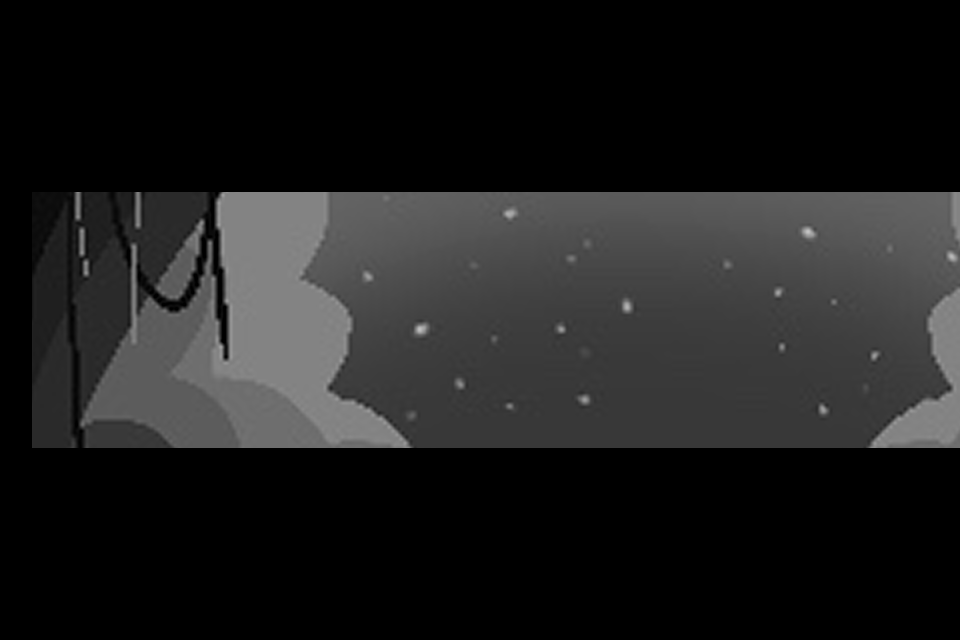

Rendered tile map (Tiled .tmx) drawn with the repository's tilesets; below, a short description and the full map source, tile grids included:
An orthogonal 30x20 tile map with 32x32 px tiles, 1 tile layer (Terrain), 1 image layer and 13 objects (7x coin, 3x solid, player_spawn, trigger, spotlight).

<map version="1.10" tiledversion="1.11.2" orientation="orthogonal" renderorder="right-down" width="30" height="20" tilewidth="32" tileheight="32" infinite="0" nextlayerid="7" nextobjectid="46">
 <tileset firstgid="1" source="../tilesets/all_black.tsx" />
 <imagelayer id="6" name="Background" parallaxx="1.2">
  <image source="../../graphics/result_BGimage.png" width="1138" height="640" />
 </imagelayer>
 <layer id="1" name="Terrain" width="30" height="20">
  <data encoding="csv">
1,1,1,1,1,1,1,1,1,1,1,1,1,1,1,1,1,1,1,1,1,1,1,1,1,1,1,1,1,1,
1,1,1,1,1,1,1,1,1,1,1,1,1,1,1,1,1,1,1,1,1,1,1,1,1,1,1,1,1,1,
1,1,1,1,1,1,1,1,1,1,1,1,1,1,1,1,1,1,1,1,1,1,1,1,1,1,1,1,1,1,
1,1,1,1,1,1,1,1,1,1,1,1,1,1,1,1,1,1,1,1,1,1,1,1,1,1,1,1,1,1,
1,1,1,1,1,1,1,1,1,1,1,1,1,1,1,1,1,1,1,1,1,1,1,1,1,1,1,1,1,1,
1,1,1,1,1,1,1,1,1,1,1,1,1,1,1,1,1,1,1,1,1,1,1,1,1,1,1,1,1,1,
1,0,0,0,0,0,0,0,0,0,0,0,0,0,0,0,0,0,0,0,0,0,0,0,0,0,0,0,0,0,
1,0,0,0,0,0,0,0,0,0,0,0,0,0,0,0,0,0,0,0,0,0,0,0,0,0,0,0,0,0,
1,0,0,0,0,0,0,0,0,0,0,0,0,0,0,0,0,0,0,0,0,0,0,0,0,0,0,0,0,0,
1,0,0,0,0,0,0,0,0,0,0,0,0,0,0,0,0,0,0,0,0,0,0,0,0,0,0,0,0,0,
1,0,0,0,0,0,0,0,0,0,0,0,0,0,0,0,0,0,0,0,0,0,0,0,0,0,0,0,0,0,
1,0,0,0,0,0,0,0,0,0,0,0,0,0,0,0,0,0,0,0,0,0,0,0,0,0,0,0,0,0,
1,0,0,0,0,0,0,0,0,0,0,0,0,0,0,0,0,0,0,0,0,0,0,0,0,0,0,0,0,0,
1,0,0,0,0,0,0,0,0,0,0,0,0,0,0,0,0,0,0,0,0,0,0,0,0,0,0,0,0,0,
1,1,1,1,1,1,1,1,1,1,1,1,1,1,1,1,1,1,1,1,1,1,1,1,1,1,1,1,1,1,
1,1,1,1,1,1,1,1,1,1,1,1,1,1,1,1,1,1,1,1,1,1,1,1,1,1,1,1,1,1,
1,1,1,1,1,1,1,1,1,1,1,1,1,1,1,1,1,1,1,1,1,1,1,1,1,1,1,1,1,1,
1,1,1,1,1,1,1,1,1,1,1,1,1,1,1,1,1,1,1,1,1,1,1,1,1,1,1,1,1,1,
1,1,1,1,1,1,1,1,1,1,1,1,1,1,1,1,1,1,1,1,1,1,1,1,1,1,1,1,1,1,
1,1,1,1,1,1,1,1,1,1,1,1,1,1,1,1,1,1,1,1,1,1,1,1,1,1,1,1,1,1
</data>
 </layer>
 <objectgroup id="3" name="Objects">
  <object id="26" name="player" type="player_spawn" x="65" y="385">
   <point />
  </object>
  <object id="33" name="solid" type="solid" x="0" y="448" width="960" height="192" />
  <object id="37" name="solid" type="solid" x="0" y="0" width="960" height="192" />
  <object id="39" name="level_end" type="trigger" x="928" y="192" width="32" height="256" />
  <object id="41" name="solid" type="solid" x="0" y="192" width="32" height="256" />
  <object id="44" name="spotlight" type="spotlight" x="448" y="192" width="32" height="224">
   <properties>
    <property name="radius" type="float" value="250" />
    <property name="rotation_point_x" type="float" value="448" />
    <property name="rotation_point_y" type="float" value="192" />
    <property name="speed" type="float" value="15" />
   </properties>
  </object>
  <object id="45" name="coin" type="coin" x="160" y="416" width="32" height="32">
    <properties><property name="value" type="int" value="1" /></properties>
  </object>
  <object id="46" name="coin" type="coin" x="256" y="416" width="32" height="32">
    <properties><property name="value" type="int" value="1" /></properties>
  </object>
  <object id="47" name="coin" type="coin" x="352" y="416" width="32" height="32">
    <properties><property name="value" type="int" value="1" /></properties>
  </object>
  <object id="48" name="coin" type="coin" x="448" y="416" width="32" height="32">
    <properties><property name="value" type="int" value="1" /></properties>
  </object>
  <object id="49" name="coin" type="coin" x="544" y="416" width="32" height="32">
    <properties><property name="value" type="int" value="1" /></properties>
  </object>
  <object id="50" name="coin" type="coin" x="640" y="384" width="32" height="32">
    <properties><property name="value" type="int" value="1" /></properties>
  </object>
  <object id="51" name="coin" type="coin" x="736" y="352" width="32" height="32">
    <properties><property name="value" type="int" value="1" /></properties>
  </object>
 </objectgroup>
</map>
